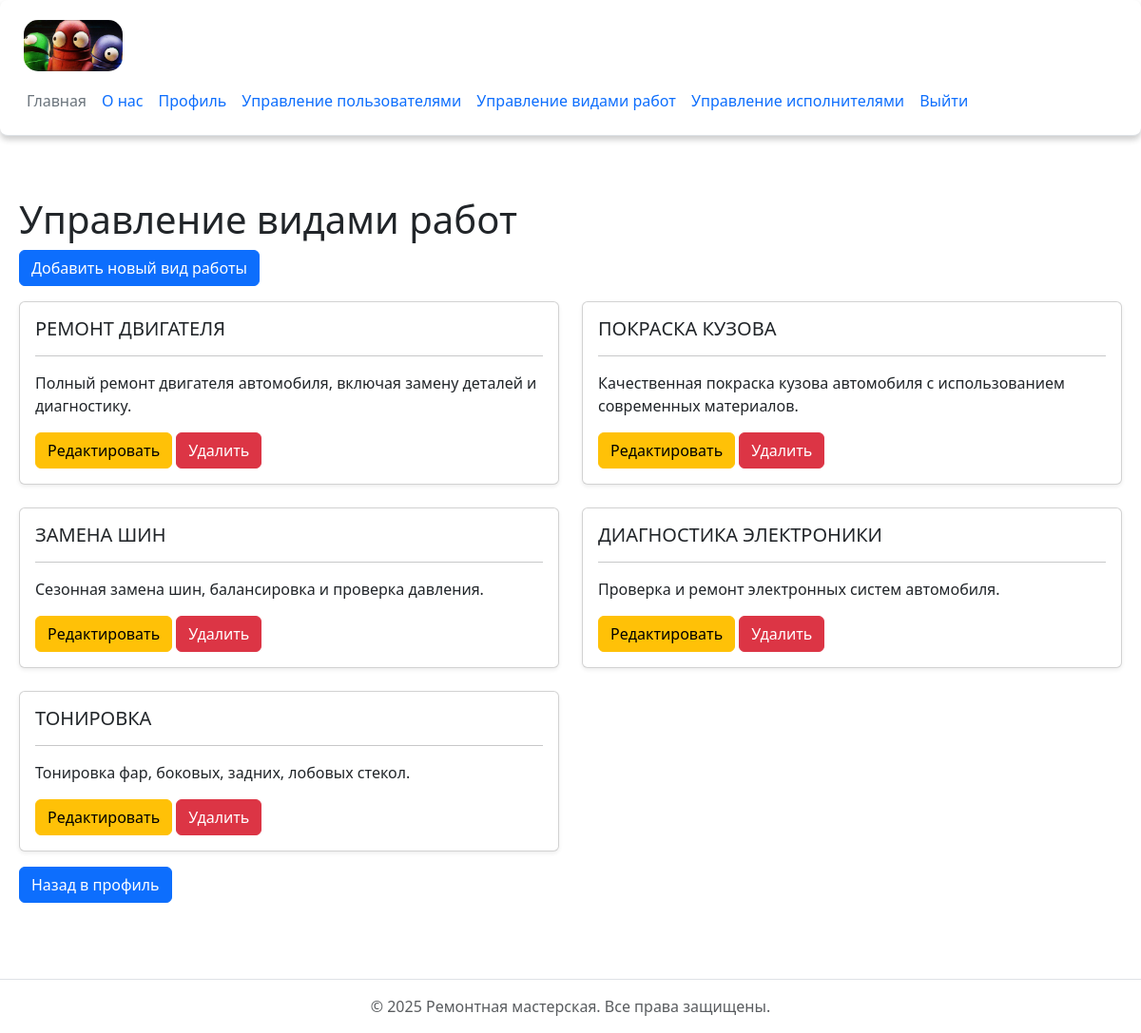
Page /work_types (signed in) on the committed database.
### config.py (models this page shows)
class WorkType(db.Model):
    id = db.Column(db.Integer, primary_key=True)
    name = db.Column(db.String(100), nullable=False)
    description = db.Column(db.Text, nullable=True)
    orders = db.relationship('Order', backref='work_type', lazy=True)

### app.py (the view)
@app.route("/work_types")
@login_required
def work_types():
    if not current_user.is_admin():
        flash('Доступ запрещен! Только администраторы могут управлять видами работ.', 'error')
        return redirect(url_for('profile'))
    work_types = WorkType.query.all()
    return render_template('work_types.html', work_types=work_types)

### app.py (called while the page is built)
@login_manager.user_loader
def load_user(user_id):
    return User.query.get(int(user_id))

### config.py (called while the page is built)
    def is_admin(self):
        return self.role == 'admin'

### templates/work_types.html (shortened to what this page needs)
{% extends 'base.html' %}
{% block content %}
<h1>Управление видами работ</h1>
<p><a href="{{ url_for('add_work_type') }}" class="btn btn-primary">Добавить новый вид работы</a></p>
<div class="row g-4">
    {% for work_type in work_types %}
    <div class="col-md-6">
        <div class="card h-100 shadow-sm">
            <div class="card-body">
                <h5 class="card-title text-uppercase">{{ work_type.name }}</h5>
                <hr class="title-divider">
                <p class="card-text">{{ work_type.description }}</p>
                <a href="{{ url_for('edit_work_type', id=work_type.id) }}" class="btn btn-warning">Редактировать</a>
                <a href="{{ url_for('delete_work_type', id=work_type.id) }}" class="btn btn-danger" onclick="return confirm('Вы уверены, что хотите удалить этот вид работы?')">Удалить</a>
            </div>
        </div>
    </div>
    {% endfor %}
</div>
<p><a href="{{ url_for('profile') }}" class="btn btn-primary mt-3">Назад в профиль</a></p>
{% endblock %}

### static/css/main.css (style rules this page uses)
body { margin: 0; }
*, *:before, *:after { box-sizing: border-box; }

### rows in the picture
WorkType: name "РЕМОНТ ДВИГАТЕЛЯ", description "Полный ремонт двигателя автомобиля, включая замену деталей и диагностику."
WorkType: name "ПОКРАСКА КУЗОВА", description "Качественная покраска кузова автомобиля с использованием современных материалов."
WorkType: name "ЗАМЕНА ШИН", description "Сезонная замена шин, балансировка и проверка давления."
WorkType: name "ДИАГНОСТИКА ЭЛЕКТРОНИКИ", description "Проверка и ремонт электронных систем автомобиля."
WorkType: name "ТОНИРОВКА", description "Тонировка фар, боковых, задних, лобовых стекол."
